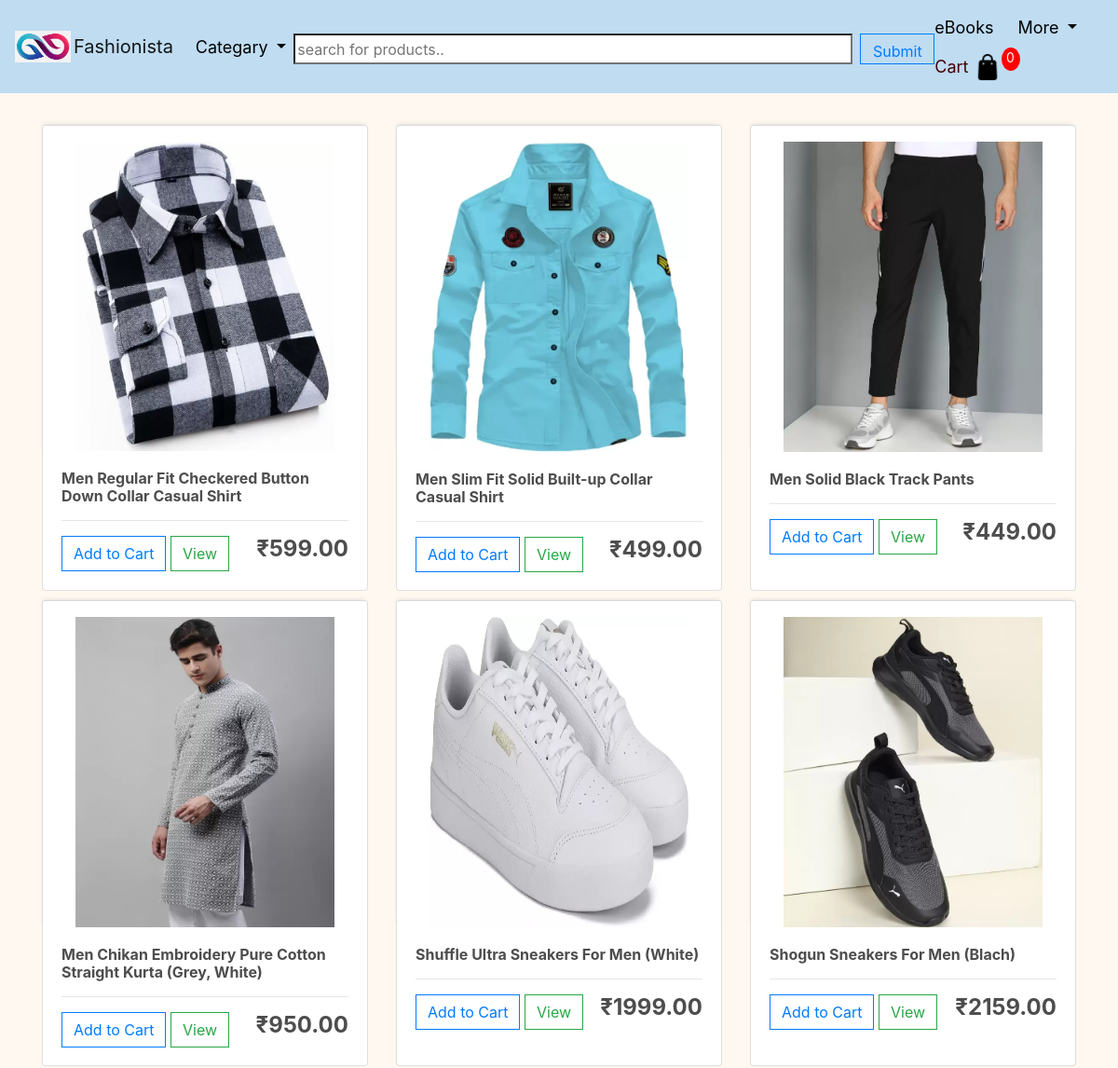
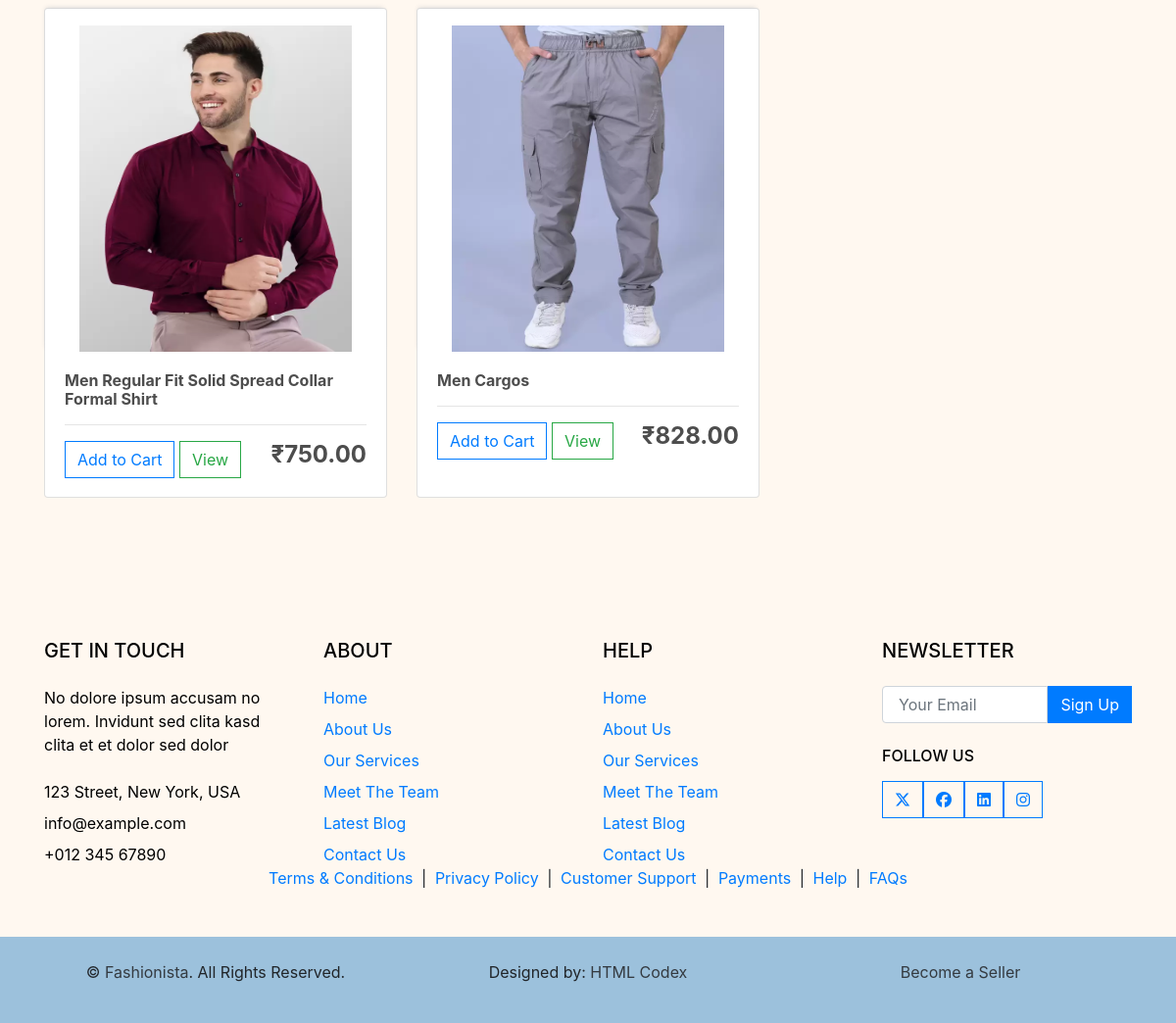
The app's page /men-list/ with its own data (2 pictures, top to bottom).
### shop/models.py (models this page shows, shortened)
class Product(models.Model):
    name = models.CharField(max_length=200, null=True)
    type = (("M","Men"),("W","Women"),("K","Kids"),("B","Books"))
    cloth_type = models.CharField(max_length=30,choices=type,default="NA")
    price = models.DecimalField(max_digits=10,decimal_places=1)
    digital = models.BooleanField(default=False , null=True ,blank=False)
    image = models.ImageField(null=True ,blank=True)
    description = models.CharField(max_length=500, null=True)

### shop/views.py (the view)
# urls.py: path('men-list/',views.men_list,name='men-list'),
def men_list(request):
    data = cartData(request)
    cartItems = data['cartItems']
    order = data['order']
    items = data['items']
    men_data = Product.objects.filter(cloth_type='M')
    context = {'items':items , 'order':order ,'cartItems':cartItems,'objects':men_data}
    return render(request,'shop/men-list.html',context)

### shop/utils.py (called while the page is built, shortened)
def cookieCart(request):
        try:
            cart = json.loads(request.COOKIES['cart'])
        except:
            cart = {}
        print('cart:',cart)
        items = []
        order = {'get_cart_total':0, 'get_cart_items':0 , 'shipping':False}
        cartItems = order['get_cart_items']
        return {'cartItems':cartItems,'order':order,'items':items}

def cartData(request):
    if request.user.is_authenticated:
        customer = request.user.customer
        order , created = Order.objects.get_or_create(customer=customer,complete=False)
        items = order.orderitem_set.all()
        cartItems = order.get_cart_items
    else:
        cookieData = cookieCart(request)
        cartItems = cookieData['cartItems']
        order = cookieData['order']
        items = cookieData['items']
    return{'cartItems':cartItems,'order':order,'items':items}

### shop/templates/shop/men-list.html
{% extends 'shop/main.html' %}
{% load static %}
{% block content %}
    <div class="row row-cols-1 row-cols-md-2 g-4">
        {% for obj in objects %}
        <div class="col-lg-4">
            <div class="card" style="height: 500px; cursor: pointer;">
            <img  class="thumbnail" src="{{ obj.image.url }}">
            <div class="card-body">
                <h6><strong>{{obj.name}}</strong></h6>
                <hr>
                <button data-product="{{obj.id}}" data-action="add" class="btn btn-outline-primary add-btn update-cart">Add to Cart</button>
                <a class="btn btn-outline-success" href="{% url 'product_detail' pk=obj.pk %}">View</a>
                <h4 style="display: inline-block; float: right"><strong>
                ₹{{obj.price|floatformat:2}}</strong></h4>
            </div>
            </div>
        </div>
        {% endfor%}
    </div>
{% endblock %}

### shop/templates/shop/main.html (shortened to what this page needs)
<!DOCTYPE html>
{% load static %}
<html lang="en">
<head>
    <link rel="stylesheet" href="https://cdn.jsdelivr.net/npm/bootstrap@4.4.1/dist/css/bootstrap.min.css">
    <link rel="stylesheet" type="text/css" href="{% static 'css/main.css' %}">
    <link rel="stylesheet" href="https://cdnjs.cloudflare.com/ajax/libs/font-awesome/6.5.1/css/all.min.css" />
</head>
<body style="background-color:rgb(255, 248, 240)">
    <nav class="navbar navbar-expand-lg navbar-light" style="background-color: #bfdcf1;">
      <a href="{% url 'store' %}">
      <img  id="cart-icon-logo" src="{% static 'images/logo.png' %}" style="color: black;" >
      </a>
        <a class="navbar-brand" href="{% url 'store' %}" style="margin-left: 3px;">Fashionista</a>
        <div class="collapse navbar-collapse" id="navbarSupportedContent">
          <ul class="navbar-nav mr-auto ">
            <li class="nav-item dropdown">
              <a class="nav-link dropdown-toggle " href="#" id="navbarDropdown" role="button" data-toggle="dropdown" aria-haspopup="true" aria-expanded="false" style="color: black; font-size: 18px;">
                Categary
              </a>
            </li>
          </ul>
          <ul class="navbar-nav mr-auto ml-auto">
            <form method="GET" action="{% url 'search-list' %}" class="form-inline my-2 my-lg-0">
              <div class="input-group">
                  <div class="form-outline-light">
                      <div  style="display: flex; ">
                          <input type="search" id="search" name="search" class="from-control mr-sm-2" placeholder="search for products.." />
                          <button class="btn btn-outline-primary" style="height:33px; width:80px; margin-top: 5px; ">Submit</button>
                      </div>
                  </div>
              </div>
            </form>
          </ul>
          <div class="form-inline my-2 my-lg-0">
            <a class="navbar-brand" href="{% url 'books-list' %}" style="margin-right: 10px; color: rgb(0, 0, 0); font-size: 18px;">eBooks</a>
            <div class="nav-item dropdown">
              <a class="nav-link dropdown-toggle " href="#" id="navbarDropdown" role="button" data-toggle="dropdown" aria-haspopup="true" aria-expanded="false" style="color: black; margin-right: 10px; font-size: 18px;">More
              </a>
            </div>
            <a class="navbar-brand" href="{% url 'cart' %}" style="margin-right: 5px; color: rgb(66, 2, 2); font-size: 18px;">Cart</a>
            <a href="{% url 'cart' %}">
             <img  id="cart-icon" src="{% static 'images/cart2.png' %}" style="color: black;">
           </a>
           <p id="cart-total">{{cartItems}}</p>
         </div>
        </div>
    </nav>
    <div class="container">
      <br>
      {% block content %}
      {% endblock content %}
   </div>
   <body >
    <div class="container-fluid mt-5 py-5" style="background-color:rgb(255, 248, 240)">
       <div class="container pt-5">
           <div class="row g-5">
               <div class="col-lg-3 col-md-6">
                   <h5 class="text-uppercase border-start border-5 border-primary ps-3 mb-4" style="color: black ;">Get In Touch</h5>
                   <p class="mb-4" style="color: black ;">No dolore ipsum accusam no lorem. Invidunt sed clita kasd clita et et dolor sed dolor</p>
                   <p class="mb-2" style="color: black ;">123 Street, New York, USA</p>
                   <p class="mb-2" style="color: black ;">info@example.com</p>
                   <p class="mb-0" style="color: black ;">+012 345 67890</p>
               </div>
               <div class="col-lg-3 col-md-6">
                   <h5 class="text-uppercase border-start border-5 border-primary ps-3 mb-4" style="color: black ;">About</h5>
                   <div class="d-flex flex-column justify-content-start">
                       <a class="text-body-light  mb-2" href="#" >Home</a>
                       <a class="text-body-light mb-2" href="#">About Us</a>
                       <a class="text-body-light mb-2" href="#">Our Services</a>
                       <a class="text-body-light mb-2" href="#">Meet The Team</a>
                       <a class="text-body-light mb-2" href="#">Latest Blog</a>
                       <a class="text-body-light" href="#">Contact Us</a>
                   </div>
               </div>
               <div class="col-lg-3 col-md-6">
                   <h5 class="text-uppercase border-start border-5 border-primary ps-3 mb-4" style="color: black ;">Help</h5>
                   <div class="d-flex flex-column justify-content-start">
                       <a class="text-body-light mb-2" href="#">Home</a>
                       <a class="text-body-light mb-2" href="#">About Us</a>
                       <a class="text-body-light mb-2" href="#">Our Services</a>
                       <a class="text-body-light mb-2" href="#">Meet The Team</a>
                       <a class="text-body-light mb-2" href="#">Latest Blog</a>
                       <a class="text-body-light" href="#">Contact Us</a>
                   </div>
               </div>
               <div class="col-lg-3 col-md-6">
                   <h5 class="text-uppercase border-start border-5 border-primary ps-3 mb-4" style="color: black;">Newsletter</h5>
                   <form action="">
                       <div class="input-group">
                           <input type="text" class="form-control p-3" placeholder="Your Email">
                           <button class="btn btn-primary">Sign Up</button>
                       </div>
                   </form>
                   <h6 class="text-uppercase mt-4 mb-3" style="color: black;">Follow Us</h6>
                   <div class="d-flex">
                       <a class="btn btn-outline-primary btn-square me-2" href="#"><i class="fa-brands fa-x-twitter"></i></i></a>
                       <a class="btn btn-outline-primary btn-square me-2" href="#"><i class="fa-brands fa-facebook"></i></a>
                       <a class="btn btn-outline-primary btn-square me-2" href="#"><i class="fa-brands fa-linkedin"></i></a>
                       <a class="btn btn-outline-primary btn-square" href="#"><i class="fa-brands fa-instagram"></i></a>
                   </div>
               </div>
               <div class="col-12 text-center text-body">
                   <a class="text-body-light" href="" >Terms & Conditions</a>
                   <span class="mx-1">|</span>
                   <a class="text-body-light" href="">Privacy Policy</a>
                   <span class="mx-1">|</span>
                   <a class="text-body-light" href="">Customer Support</a>
                   <span class="mx-1">|</span>
                   <a class="text-body-light" href="">Payments</a>
                   <span class="mx-1">|</span>
                   <a class="text-body-light" href="">Help</a>
                   <span class="mx-1">|</span>
                   <a class="text-body-light" href="">FAQs</a>
               </div>
           </div>
       </div>
   </div>
   <div class="container-fluid text-dark-50 py-4" style="background-color: #9cc1dc;">
       <div class="container">
           <div class="row g-5">
               <div class="col-md-4 text-center text-md-start">
                   <p class="mb-m-0">&copy; <a class="text-dark" href="{% url 'store' %}">Fashionista</a>. All Rights Reserved.</p>
               </div>
               <div class="col-md-4 text-center text-md-end">
                   <p class="mb-0">Designed by: <a class="text-dark" href="https://htmlcodex.com">HTML Codex</a></p>
               </div>
               <div class="col-md-4 text-center text-md-end">
                <p class="mb-0"><a class="text-dark" href="https://htmlcodex.com">Become a Seller</a></p>
            </div>
           </div>
       </div>
   </div>
</body>
</html>
  </body>
</html>

### static/css/main.css (style rules this page uses)
body { background-color: hsl(0, 0%, 98%); }
h1,h2,h3,h4,h5,h6 { color:hsl(0, 0%, 30%); }
.thumbnail { width: 100%; height: 350px; padding-left: 10%; padding-right: 10%; padding-top: 5%; -webkit-box-shadow: -1px -3px 5px -2px rgba(214,214,214,1); -moz-box-shadow: -1px -3px 5px -2px rgba(214,214,214,1); box-shadow: -1px -3px 5px -2px rgba(214,214,214,1); }
#cart-icon { width:30px; display: inline-block; color: rgb(255, 255, 255); }
#cart-total { display: block; text-align: center; color:#fff; background-color: red; width: 20px; height: 25px; border-radius: 50%; font-size: 14px; }
.col-lg-4, .col-lg-6, .col-lg-8, .col-lg-12 { margin-top: 10px; }
.btn { border-radius: 0; }
#search { width: 600px; height: 33px; margin-top: 5px; outline-color: white; }
#cart-icon-logo { width: 60px; }

### records on screen
Product: image (picture), name "Men Regular Fit Checkered Button Down Collar Casual Shirt", price "599.00"
Product: image (picture), name "Men Slim Fit Solid Built-up Collar Casual Shirt", price "499.00"
Product: image (picture), name "Men Solid Black Track Pants", price "449.00"
Product: image (picture), name "Men Chikan Embroidery Pure Cotton Straight Kurta (Grey, White)", price "950.00"
Product: image (picture), name "Shuffle Ultra Sneakers For Men (White)", price "1999.00"
Product: image (picture), name "Shogun Sneakers For Men (Blach)", price "2159.00"
Product: image (picture), name "Men Regular Fit Solid Spread Collar Formal Shirt", price "750.00"
Product: image (picture), name "Men Cargos", price "828.00"

### other values on screen
{{ cartItems }} "0"
